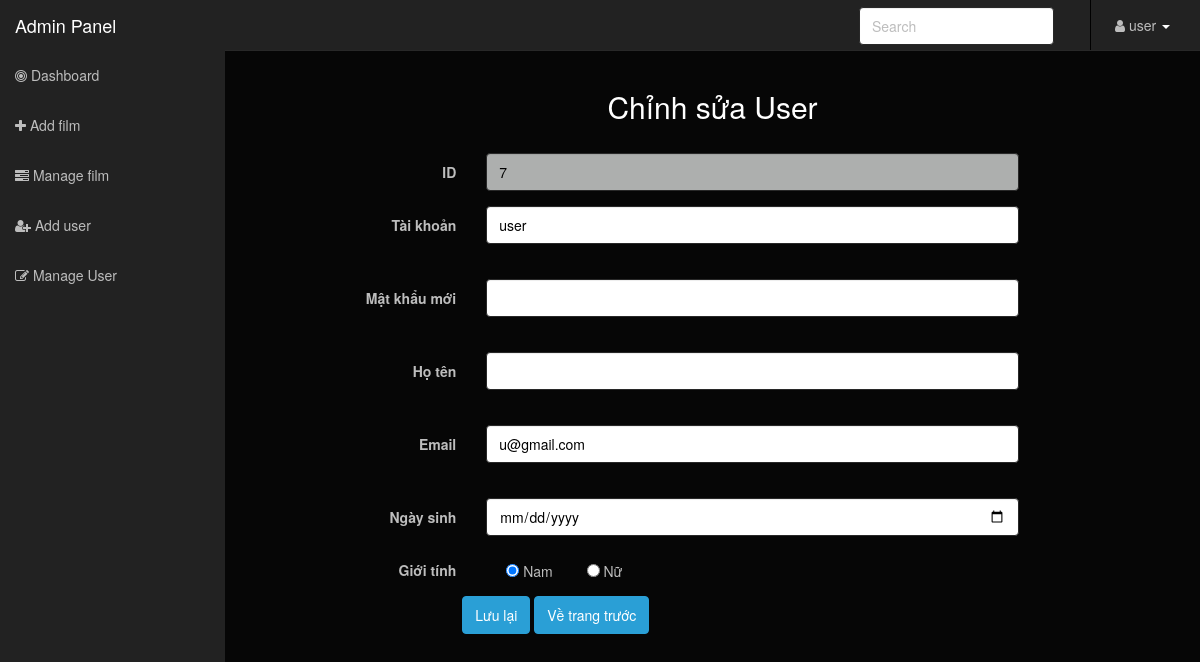
The page /admin/editUser.php?id=7 (signed in) on the database its author committed.
### tables this page shows
CREATE TABLE `user` (
  `ID` int(5) NOT NULL,
  `username` varchar(30) NOT NULL,
  `fullname` varchar(50) NOT NULL,
  `password` varchar(100) NOT NULL,
  `email` varchar(50) NOT NULL,
  `birthday` date NOT NULL,
  `sex` varchar(10) NOT NULL,
  `usertype` int(2) NOT NULL
);

### admin/editUser.php (the view, shortened to what this page needs)
<!DOCTYPE html>
<html lang="en">
<head>
    <link rel="stylesheet" type="text/css" href="asset/css/bootstrap.min.css" />
    <link rel="stylesheet" type="text/css" href="asset/font-awesome/css/font-awesome.min.css" />
    <link rel="stylesheet" type="text/css" href="asset/css/local.css" />
</head>
<body>
<?php
    require('libs/db.php');
    if(isset($_GET["id"])){
        $userID = $_GET['id'];
    }
    $sql = "SELECT * FROM user WHERE id = $userID";
    $result = mysqli_query($link, $sql);
    if (mysqli_num_rows($result) == 0) {
        echo "No required user";
    } else {
        $row = mysqli_fetch_assoc($result);?>
    <div id="wrapper">
        <?php
            include("common.php");
        ?>
        <div id="add-user">
            <div class="row text-center">
                <h2>Chỉnh sửa User</h2>
            </div>
            <form method="post" id="form-update" name="form-update" class="form-horizontal" action="" role="form" style="padding: 20px;">
                    <div class="form-group">
                        <label class="col-lg-3 control-label">ID</label>
                        <div class="col-lg-7">
                        <input type="text" class="form-control" name="id" id="id" value="<?php echo $row["ID"];?>" readonly>
                        </div>
                    </div>
                    <div class="form-group">
                        <label class="col-lg-3 control-label">Tài khoản</label>
                        <div class="col-lg-7">
                        <input type="text" class="form-control" name="username" id="username" value="<?php echo $row["username"];?>">
                        </div>
                    </div>
                    <div class="form-group">
                        <label class="col-lg-3 control-label">Mật khẩu mới</label>
                        <div class="col-lg-7">
                        <input type="password" class="form-control" name="password" id="password1" value="">
                        </div>
                    </div>
                    <div class="form-group">
                        <label class="col-lg-3 control-label">Họ tên</label>
                        <div class="col-lg-7">
                            <input type="text" class="form-control" name="fullname" id="fullname" value="<?php echo $row["fullname"];?>">
                        </div>
                    </div>
                    <div class="form-group">
                        <label class="col-lg-3 control-label">Email</label>
                        <div class="col-lg-7"><input type="email" class="form-control" name="email" id="email" value="<?php echo $row["email"];?>">
                        </div>
                    </div>
                    <div class="form-group">
                        <label for="birthday" class="col-lg-3 control-label">Ngày sinh</label>
                        <div class="col-lg-7">
                            <input class="form-control" type="date" value="<?php echo $row["birthday"];?>" id="birthday" name="birthday">
                        </div>
                    </div>
                    <div class="form-group">
                        <label class="col-lg-3 control-label">Giới tính</label>
                        <div class="col-lg-7">
                            <label class="checkbox-inline">
                            <input type="radio" name="gender" id="update-gender-male" value="male" <?php if($row["sex"] == "male") echo "checked";?>> Nam</label>
                            <label class="checkbox-inline">
                                <input type="radio" name="gender" id="update-gender-female" value="female" <?php if($row["sex"] == "female") echo "checked";?>> Nữ
                            </label>
                        </div>
                    </div>
                    <div class="col-offset-3 col-lg-10">
                        <div class="col-lg-3"></div>
                        <div class="col-lg-7">
                            <button type="submit" class="btn btn-primary" id="button_update" name="button_update">Lưu lại </button>
                            <button type="submit" class="btn btn-primary" id="button_previous" name="button_previous" onclick="goToPrePage()">Về trang trước </button>
                        </div>
                    </div>
                </form>
        </div>
    </div>
    <?php }
    ?>
</body>
</html>

### admin/editUser.php (style rules this page uses)
.form-control { color: black; }

### rows shown on the page
user: id "7", username "user", email "u@gmail.com", sex "☑ Nam", sex "☐ Nữ"

### other values the page prints
$_SESSION['username'] "user"
